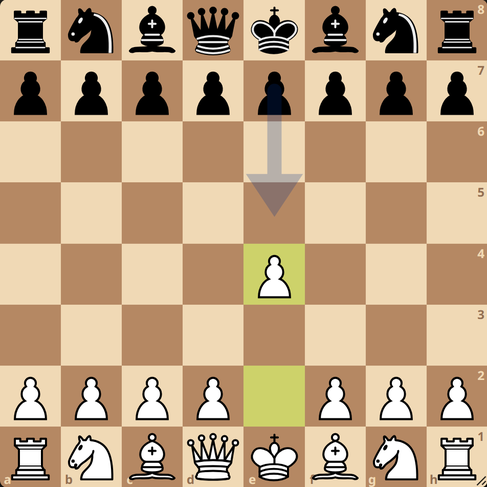
#> input picture THESIS/thesis-plots/chess_black.png, 487 x 487 px, shrunk from 952 x 951 before the run
$ python plot_nnue_incremental.py
#> lines starting #> are read from the running program, lines starting #| are printed output that depends on the picture
"""Two consecutive positions through one NNUE, with an incremental L1 update.

Left is White to move (chess_white.png, the starting position). Right is
Black to move (chess_black.png, after 1.e4). The accumulator pair is updated
from White to Black; the STM reorder swaps which perspective is read first.
"""

from __future__ import annotations

import argparse
import sys
from pathlib import Path

import matplotlib.pyplot as plt
import numpy as np
from matplotlib.image import imread
from matplotlib.patches import FancyArrowPatch, FancyBboxPatch

ROOT = Path(__file__).resolve().parent.parent
PLOTS = ROOT / "THESIS" / "thesis-plots"

sys.path.insert(0, str(ROOT / "src"))

BLACK_FACE = "#eceff1"
BLACK_EDGE = "#546e7a"
WHITE_FACE = "#ffffff"
WHITE_EDGE = "#90a4ae"
REORDER_FACE = "#fff9c4"
REORDER_EDGE = "#F9A825"
L2_FACE = "#ede7f6"
L2_EDGE = "#673AB7"
OUT_FACE = "#e0f2f1"
OUT_EDGE = "#009688"
INK = "#37474f"
BLUE = "#1565C0"


def _box(ax, xy, w, h, text, *, face, edge, fontsize=9, weight="normal", lw=1.5):
    ax.add_patch(
        FancyBboxPatch(
            xy,
            w,
            h,
            boxstyle="round,pad=0.02,rounding_size=0.08",
            linewidth=lw,
            edgecolor=edge,
            facecolor=face,
            zorder=2,
        )
    )
    ax.text(
        xy[0] + w / 2,
        xy[1] + h / 2,
        text,
        ha="center",
        va="center",
        fontsize=fontsize,
        fontweight=weight,
        color="#212121",
        zorder=3,
    )


def _arrow(ax, start, end, *, color=INK, lw=1.3, ms=11, zorder=1, style="-|>"):
    ax.add_patch(
        FancyArrowPatch(
            start,
            end,
            arrowstyle=style,
            mutation_scale=ms,
            linewidth=lw,
            color=color,
            shrinkA=3,
            shrinkB=3,
            zorder=zorder,
        )
    )


def _column(ax, cx, board, *, tag: str, stm_black: bool, caption: str) -> dict[str, float]:
    """Draw one evaluation. Returns the y-centers of the two accumulator bars."""
    board_w = 3.35
    board_y0 = 0.52
    x0 = cx - board_w / 2
    ax.imshow(
        board,
        extent=(x0, x0 + board_w, board_y0, board_y0 + board_w),
        origin="upper",
        zorder=2,
        interpolation="lanczos",
    )
    ax.text(
        cx,
        0.24,
        caption,
        ha="center",
        va="center",
        fontsize=11,
        color="#212121",
    )

    acc_w, acc_h = 3.55, 0.66
    acc_x = cx - acc_w / 2
    white_y = 4.28
    black_y = 5.08
    pad_x, pad_bot, pad_top = 0.14, 0.16, 0.14
    group_x = acc_x - pad_x
    group_y = white_y - pad_bot
    group_w = acc_w + 2 * pad_x
    group_h = (black_y + acc_h + pad_top) - group_y
    ax.add_patch(
        FancyBboxPatch(
            (group_x, group_y),
            group_w,
            group_h,
            boxstyle="round,pad=0.02,rounding_size=0.08",
            linewidth=1.3,
            edgecolor="#90a4ae",
            facecolor="#f8fafb",
            linestyle="--",
            zorder=0,
        )
    )
    _arrow(ax, (cx, board_y0 + board_w), (cx, group_y))

    superscript = tag
    _box(
        ax,
        (acc_x, white_y),
        acc_w,
        acc_h,
        f"White accumulator\n$v^{{({superscript},\\mathrm{{white}})}}$",
        face=WHITE_FACE,
        edge=WHITE_EDGE,
        fontsize=9,
    )
    _box(
        ax,
        (acc_x, black_y),
        acc_w,
        acc_h,
        f"Black accumulator\n$v^{{({superscript},\\mathrm{{black}})}}$",
        face=BLACK_FACE,
        edge=BLACK_EDGE,
        fontsize=9,
        weight="bold",
    )
    reorder_w, reorder_h = 4.05, 0.62
    reorder_y = 6.18
    _arrow(ax, (cx, group_y + group_h), (cx, reorder_y))
    if stm_black:
        reorder_text = "STM reorder\nblack to move  →  Black ‖ White"
        halves = (
            ("Black\nSTM", BLACK_FACE, BLACK_EDGE),
            ("White\nOpp", WHITE_FACE, WHITE_EDGE),
        )
    else:
        reorder_text = "STM reorder\nwhite to move  →  White ‖ Black"
        halves = (
            ("White\nSTM", WHITE_FACE, WHITE_EDGE),
            ("Black\nOpp", BLACK_FACE, BLACK_EDGE),
        )
    _box(
        ax,
        (cx - reorder_w / 2, reorder_y),
        reorder_w,
        reorder_h,
        reorder_text,
        face=REORDER_FACE,
        edge=REORDER_EDGE,
        fontsize=8.5,
        weight="bold",
    )
    concat_w, concat_h, gap = 4.15, 0.78, 0.10
    concat_y = 7.04
    half_w = (concat_w - gap) / 2
    left_x = cx - concat_w / 2
    _arrow(ax, (cx, reorder_y + reorder_h), (cx, concat_y))
    for i, (label, face, edge) in enumerate(halves):
        _box(
            ax,
            (left_x + i * (half_w + gap), concat_y),
            half_w,
            concat_h,
            label,
            face=face,
            edge=edge,
            fontsize=9,
            weight="bold",
        )

    l2_w, l2_h = 2.7, 0.58
    l2_y = 8.06
    _arrow(ax, (cx, concat_y + concat_h), (cx, l2_y))
    _box(
        ax,
        (cx - l2_w / 2, l2_y),
        l2_w,
        l2_h,
        "L2 head",
        face=L2_FACE,
        edge=L2_EDGE,
        fontsize=10,
        weight="bold",
    )

    out_w, out_h = 2.35, 0.64
    out_y = 8.88
    _arrow(ax, (cx, l2_y + l2_h), (cx, out_y))
    _box(
        ax,
        (cx - out_w / 2, out_y),
        out_w,
        out_h,
        f"$y^{{({superscript})}}$\nWDL softmax",
        face=OUT_FACE,
        edge=OUT_EDGE,
        fontsize=9.5,
        weight="bold",
    )
    return {
        "acc_x0": acc_x,
        "acc_x1": acc_x + acc_w,
        "white_mid": white_y + acc_h / 2,
        "black_mid": black_y + acc_h / 2,
    }


def plot(output_path: Path, dpi: int = 160) -> None:
#> called with dpi = 160
    black = imread(PLOTS / "chess_black.png")
#> black is the input picture: shape (487, 487, 4) float32; mean R, G, B, A 0.751, 0.641, 0.513, 1
    white = imread(PLOTS / "chess_white.png")
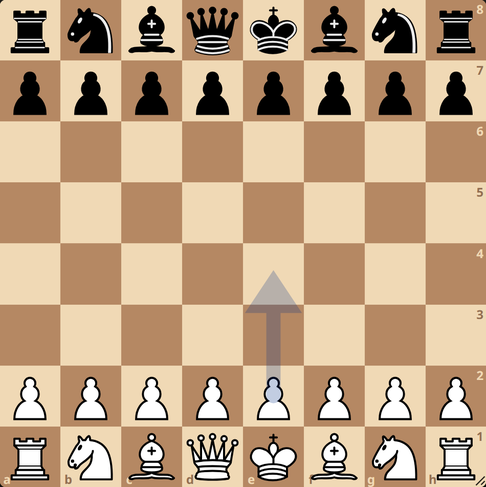
#> input picture THESIS/thesis-plots/chess_white.png, 486 x 487 px, shrunk from 950 x 951 before the run
#> white is the input picture: shape (487, 486, 4) float32; mean R, G, B, A 0.754, 0.642, 0.521, 1
    if black.dtype != np.float32 and black.dtype != np.float64:
        black = black.astype(np.float32) / 255.0
        white = white.astype(np.float32) / 255.0

    fig_w, fig_h = 15.6, 10.75
    fig, ax = plt.subplots(figsize=(fig_w, fig_h))
    ax.set_xlim(0, fig_w)
    ax.set_ylim(0, fig_h)
    ax.set_aspect("equal")
    ax.axis("off")
    fig.patch.set_facecolor("white")

    ax.text(
        fig_w / 2,
        10.38,
        "Same NNUE, one ply apart",
        ha="center",
        va="center",
        fontsize=16,
        fontweight="bold",
        color="#212121",
    )

    left = _column(
        ax,
        3.55,
        white,
        tag="p",
        stm_black=False,
        caption="Position $p$ (white's turn)",
    )
#> left = {'acc_x0': 1.77, 'acc_x1': 5.32, 'white_mid': 4.61, 'black_mid': 5.41}
    right = _column(
        ax,
        12.05,
        black,
        tag="q",
        stm_black=True,
        caption="Position $q$ (black's turn)",
    )
#> right = {'acc_x0': 10.28, 'acc_x1': 13.82, 'white_mid': 4.61, 'black_mid': 5.41}

    # Accumulator state carries forward one ply; upper layers do not.
    for y_key in ("black_mid", "white_mid"):
        _arrow(
            ax,
            (left["acc_x1"], left[y_key]),
            (right["acc_x0"], right[y_key]),
            color=BLUE,
            lw=1.8,
            ms=13,
            zorder=1,
            style="-|>",
        )
    mid_x = (left["acc_x1"] + right["acc_x0"]) / 2
#> mid_x = 7.8
    ax.text(
        mid_x,
        left["black_mid"] + 0.46,
        "Incremental update with $W_{L1}$",
        ha="center",
        va="center",
        fontsize=10,
        color=BLUE,
        fontweight="bold",
        zorder=4,
    )
    ax.text(
        mid_x,
        left["white_mid"] - 0.42,
        "white pawn e2  →  e4",
        ha="center",
        va="center",
        fontsize=9,
        color="#546e7a",
        zorder=4,
    )

    output_path.parent.mkdir(parents=True, exist_ok=True)
    fig.savefig(output_path, dpi=dpi, bbox_inches="tight", facecolor="white")
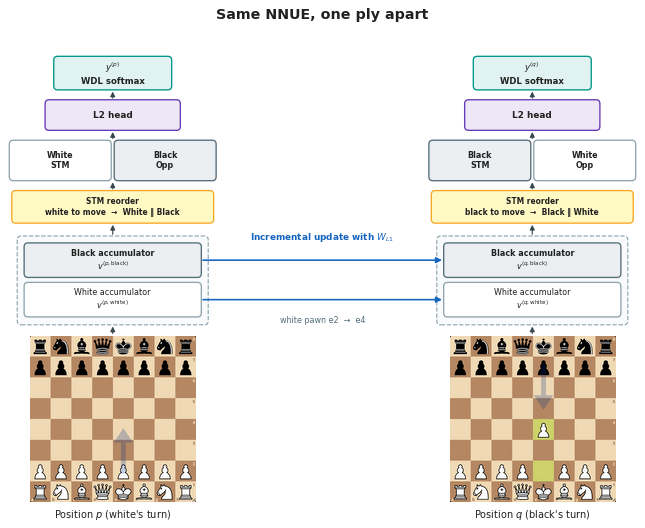
#> figure drawn by matplotlib, 1 panel
    plt.close(fig)


def main(argv: list[str] | None = None) -> int:
    parser = argparse.ArgumentParser(description="Plot incremental NNUE update on two positions")
    parser.add_argument(
        "--output",
        type=Path,
        default=PLOTS / "nnue_incremental_update.png",
    )
    parser.add_argument("--dpi", type=int, default=160)
    args = parser.parse_args(argv)
    plot(args.output, dpi=args.dpi)
    print(f"Saved plot: {args.output.resolve()}")
    return 0


if __name__ == "__main__":
    raise SystemExit(main())
#> (the program exits here)
